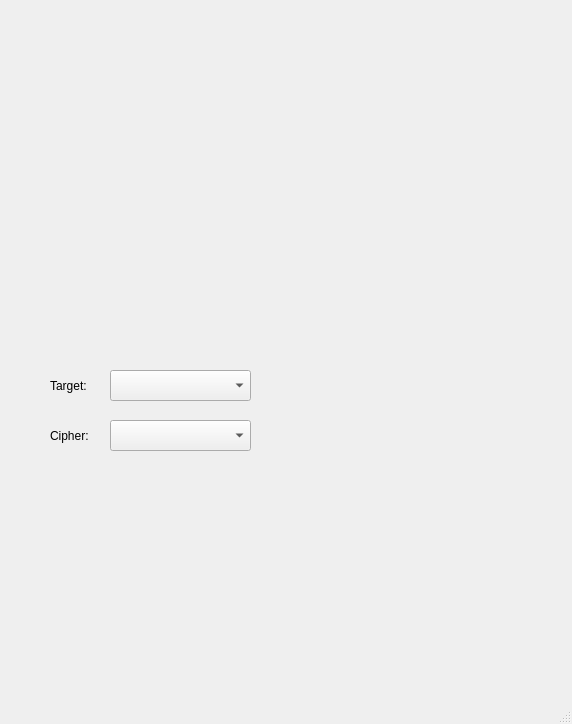
<?xml version="1.0" encoding="UTF-8"?>
<ui version="4.0">
 <class>MainWindow</class>
 <widget class="QMainWindow" name="MainWindow">
  <property name="geometry">
   <rect>
    <x>0</x>
    <y>0</y>
    <width>572</width>
    <height>724</height>
   </rect>
  </property>
  <property name="windowTitle">
   <string>MainWindow</string>
  </property>
  <widget class="QWidget" name="centralwidget">
   <widget class="QStackedWidget" name="stackedWidget">
    <property name="geometry">
     <rect>
      <x>0</x>
      <y>30</y>
      <width>851</width>
      <height>671</height>
     </rect>
    </property>
    <widget class="QWidget" name="page0">
     <widget class="ComboBox" name="comboBox4Cipher">
      <property name="geometry">
       <rect>
        <x>110</x>
        <y>390</y>
        <width>141</width>
        <height>31</height>
       </rect>
      </property>
     </widget>
     <widget class="FileFolderSelector" name="selector4Target" native="true">
      <property name="geometry">
       <rect>
        <x>260</x>
        <y>309</y>
        <width>261</width>
        <height>91</height>
       </rect>
      </property>
     </widget>
     <widget class="ComboBox" name="comboBox4Target">
      <property name="geometry">
       <rect>
        <x>110</x>
        <y>340</y>
        <width>141</width>
        <height>31</height>
       </rect>
      </property>
     </widget>
     <widget class="BodyLabel" name="label_4">
      <property name="geometry">
       <rect>
        <x>50</x>
        <y>340</y>
        <width>72</width>
        <height>31</height>
       </rect>
      </property>
      <property name="text">
       <string>Target:</string>
      </property>
     </widget>
     <widget class="BodyLabel" name="label_5">
      <property name="geometry">
       <rect>
        <x>50</x>
        <y>390</y>
        <width>72</width>
        <height>31</height>
       </rect>
      </property>
      <property name="text">
       <string>Cipher:</string>
      </property>
     </widget>
     <widget class="QLabel" name="label_7">
      <property name="geometry">
       <rect>
        <x>20</x>
        <y>50</y>
        <width>531</width>
        <height>251</height>
       </rect>
      </property>
      <property name="styleSheet">
       <string notr="true">image: url(:/logo/image.png);</string>
      </property>
      <property name="text">
       <string/>
      </property>
     </widget>
    </widget>
    <widget class="QWidget" name="page1">
     <widget class="Line" name="line">
      <property name="geometry">
       <rect>
        <x>20</x>
        <y>170</y>
        <width>531</width>
        <height>21</height>
       </rect>
      </property>
      <property name="orientation">
       <enum>Qt::Horizontal</enum>
      </property>
     </widget>
     <widget class="FileFolderSelector" name="selector4Testdata" native="true">
      <property name="geometry">
       <rect>
        <x>40</x>
        <y>50</y>
        <width>221</width>
        <height>80</height>
       </rect>
      </property>
     </widget>
     <widget class="PushButton" name="pushButton4Test">
      <property name="geometry">
       <rect>
        <x>160</x>
        <y>120</y>
        <width>93</width>
        <height>31</height>
       </rect>
      </property>
      <property name="text">
       <string>Test</string>
      </property>
     </widget>
     <widget class="FileFolderSelector" name="selector4Testcmp" native="true">
      <property name="geometry">
       <rect>
        <x>310</x>
        <y>50</y>
        <width>221</width>
        <height>80</height>
       </rect>
      </property>
     </widget>
     <widget class="MatplotlibFigureWidget" name="chart4Testcmp" native="true">
      <property name="geometry">
       <rect>
        <x>-20</x>
        <y>210</y>
        <width>611</width>
        <height>431</height>
       </rect>
      </property>
     </widget>
     <widget class="PushButton" name="pushButton4Testclear">
      <property name="geometry">
       <rect>
        <x>320</x>
        <y>120</y>
        <width>93</width>
        <height>31</height>
       </rect>
      </property>
      <property name="text">
       <string>clear</string>
      </property>
     </widget>
     <widget class="BodyLabel" name="label">
      <property name="geometry">
       <rect>
        <x>50</x>
        <y>30</y>
        <width>111</width>
        <height>31</height>
       </rect>
      </property>
      <property name="text">
       <string>Test Data:</string>
      </property>
     </widget>
     <widget class="ComboBox" name="comboBox4Testdata">
      <property name="geometry">
       <rect>
        <x>130</x>
        <y>30</y>
        <width>121</width>
        <height>31</height>
       </rect>
      </property>
     </widget>
     <widget class="PushButton" name="pushButton4Testsave">
      <property name="geometry">
       <rect>
        <x>50</x>
        <y>120</y>
        <width>93</width>
        <height>31</height>
       </rect>
      </property>
      <property name="text">
       <string>Save as..</string>
      </property>
     </widget>
     <widget class="BodyLabel" name="label_2">
      <property name="geometry">
       <rect>
        <x>320</x>
        <y>30</y>
        <width>191</width>
        <height>31</height>
       </rect>
      </property>
      <property name="text">
       <string>Select for comparation:</string>
      </property>
     </widget>
    </widget>
    <widget class="QWidget" name="page2">
     <widget class="MatplotlibFigureWidget" name="chart4Eva" native="true">
      <property name="geometry">
       <rect>
        <x>-20</x>
        <y>180</y>
        <width>661</width>
        <height>441</height>
       </rect>
      </property>
     </widget>
     <widget class="PushButton" name="pushButton4Eva">
      <property name="geometry">
       <rect>
        <x>250</x>
        <y>40</y>
        <width>93</width>
        <height>31</height>
       </rect>
      </property>
      <property name="text">
       <string>start</string>
      </property>
     </widget>
     <widget class="CompactSpinBox" name="spinBox4Eva">
      <property name="geometry">
       <rect>
        <x>110</x>
        <y>40</y>
        <width>101</width>
        <height>31</height>
       </rect>
      </property>
     </widget>
     <widget class="BodyLabel" name="label4Eva">
      <property name="geometry">
       <rect>
        <x>140</x>
        <y>160</y>
        <width>271</width>
        <height>31</height>
       </rect>
      </property>
      <property name="text">
       <string/>
      </property>
     </widget>
     <widget class="PipsPager" name="pager4Eva">
      <property name="geometry">
       <rect>
        <x>480</x>
        <y>170</y>
        <width>171</width>
        <height>41</height>
       </rect>
      </property>
     </widget>
     <widget class="BodyLabel" name="label_3">
      <property name="geometry">
       <rect>
        <x>40</x>
        <y>40</y>
        <width>72</width>
        <height>31</height>
       </rect>
      </property>
      <property name="text">
       <string>Samples：</string>
      </property>
     </widget>
     <widget class="BodyLabel" name="text4Eva">
      <property name="geometry">
       <rect>
        <x>10</x>
        <y>160</y>
        <width>91</width>
        <height>31</height>
       </rect>
      </property>
      <property name="text">
       <string/>
      </property>
     </widget>
     <widget class="QLineEdit" name="lineEdit4Eva">
      <property name="geometry">
       <rect>
        <x>110</x>
        <y>90</y>
        <width>231</width>
        <height>31</height>
       </rect>
      </property>
     </widget>
     <widget class="BodyLabel" name="label_6">
      <property name="geometry">
       <rect>
        <x>70</x>
        <y>90</y>
        <width>72</width>
        <height>31</height>
       </rect>
      </property>
      <property name="text">
       <string>Key：</string>
      </property>
     </widget>
    </widget>
   </widget>
  </widget>
  <widget class="QMenuBar" name="menubar">
   <property name="geometry">
    <rect>
     <x>0</x>
     <y>0</y>
     <width>572</width>
     <height>26</height>
    </rect>
   </property>
  </widget>
  <widget class="QStatusBar" name="statusbar"/>
 </widget>
 <customwidgets>
  <customwidget>
   <class>ComboBox</class>
   <extends>QComboBox</extends>
   <header>qfluentwidgets</header>
  </customwidget>
  <customwidget>
   <class>FileFolderSelector</class>
   <extends>QWidget</extends>
   <header>utils/FileFolderSelector</header>
   <container>1</container>
  </customwidget>
  <customwidget>
   <class>PushButton</class>
   <extends>QPushButton</extends>
   <header>qfluentwidgets</header>
  </customwidget>
  <customwidget>
   <class>MatplotlibFigureWidget</class>
   <extends>QWidget</extends>
   <header>utils/MatplotlibFigureWidget</header>
   <container>1</container>
  </customwidget>
  <customwidget>
   <class>CompactSpinBox</class>
   <extends>QSpinBox</extends>
   <header>qfluentwidgets</header>
  </customwidget>
  <customwidget>
   <class>PipsPager</class>
   <extends>QListWidget</extends>
   <header>qfluentwidgets</header>
  </customwidget>
  <customwidget>
   <class>BodyLabel</class>
   <extends>QLabel</extends>
   <header>qfluentwidgets</header>
  </customwidget>
 </customwidgets>
 <resources>
  <include location="resources/logo.qrc"/>
 </resources>
 <connections/>
</ui>
